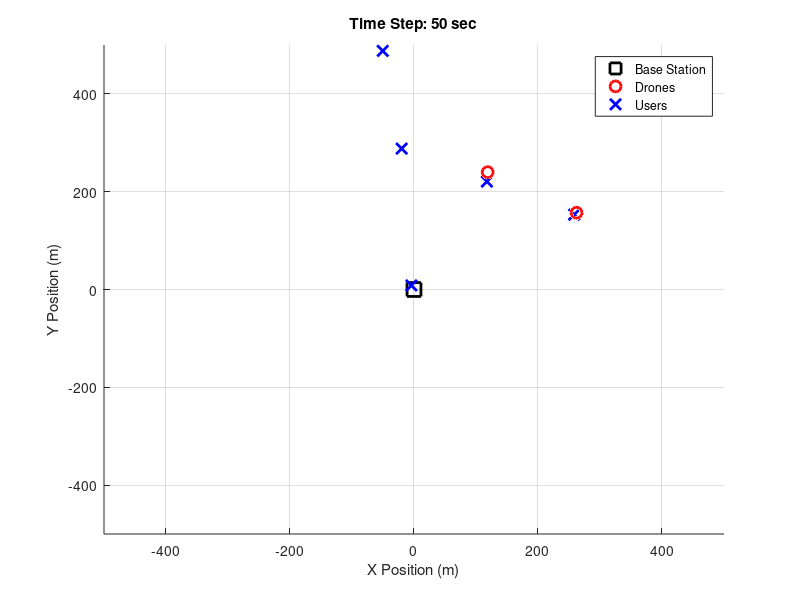

Here is the MATLAB script that generated this plot:
clc; clear; close all;

% Simulation Parameters
numDrones = 2;        % Number of UAVs
numUsers = 5;         % Number of ground users
baseStation = [0, 0, 0]; % Base Station (x, y, z)
areaSize = 1000;      % Simulation area (meters)
maxTime = 50;         % Simulation time (seconds)
timeStep = 1;         % Time step (seconds)
droneSpeed = 20;      % UAV speed (m/s)
droneAltitudes = [100, 200]; % UAV altitudes in meters

% Communication Parameters
transmitPower = 10;   % Transmit power (dBm)
pathLossExponent = 2.5; % Path loss exponent (adjusted for altitude)
noisePower = -90;     % Noise power (dBm)
bandwidth = 1e6;      % Bandwidth in Hz

% Initialize UAV and User Positions (3D)
drones = [areaSize * (rand(numDrones, 2) - 0.5), droneAltitudes']; % Drone positions in 3D
users = [areaSize * (rand(numUsers, 2) - 0.5), zeros(numUsers, 1)]; % Users at ground level

% Plot Initial Network Setup
figure; hold on; grid on;
plot3(baseStation(1), baseStation(2), baseStation(3), 'ks', 'MarkerSize', 10, 'LineWidth', 2); % Base Station
dronePlots = plot3(drones(:,1), drones(:,2), drones(:,3), 'ro', 'MarkerSize', 8, 'LineWidth', 2); % Drones
userPlots = plot3(users(:,1), users(:,2), users(:,3), 'bx', 'MarkerSize', 8, 'LineWidth', 2); % Users
legend('Base Station', 'Drones', 'Users');
xlabel('X Position (m)'); ylabel('Y Position (m)'); zlabel('Altitude (m)');
title('UAV Network Simulation with Altitude-Based QoS');
xlim([-areaSize/2, areaSize/2]); ylim([-areaSize/2, areaSize/2]); zlim([0, 500]);

% Simulation Loop
for t = 1:timeStep:maxTime
    % Update drone positions (move towards users)
    for d = 1:numDrones
        targetUser = users(mod(d-1, numUsers) + 1, :); % Assign each drone to a user
        direction = (targetUser(1:2) - drones(d, 1:2)) / norm(targetUser(1:2) - drones(d, 1:2) + 1e-6); % 2D direction
        drones(d, 1:2) = drones(d, 1:2) + droneSpeed * direction * timeStep; % Move in x-y plane
    end
    
    % Compute QoS Metrics (SNR & Data Rate) considering altitude
    for u = 1:numUsers
        for d = 1:numDrones
            dist = norm(users(u, :) - drones(d, :)); % 3D Distance from user to drone
            pathLoss = 10 * pathLossExponent * log10(dist + 1);
            receivedPower = transmitPower - pathLoss; % Received power (dBm)
            SNR = receivedPower - noisePower; % Signal-to-Noise Ratio
            dataRate = bandwidth * log2(1 + 10^(SNR/10)); % Shannon Capacity
            
            % Display QoS metrics
            fprintf('User %d -> Drone %d (Altitude: %.0f m): Distance=%.2f m, SNR=%.2f dB, Data Rate=%.2f Mbps\n', ...
                u, d, drones(d, 3), dist, SNR, dataRate / 1e6);
        end
    end
    
    % Compute Drone-to-Base-Station QoS
    for d = 1:numDrones
        distBS = norm(drones(d, :) - baseStation);
        pathLossBS = 10 * pathLossExponent * log10(distBS + 1);
        receivedPowerBS = transmitPower - pathLossBS;
        SNR_BS = receivedPowerBS - noisePower;
        dataRateBS = bandwidth * log2(1 + 10^(SNR_BS/10));
        
        fprintf('Drone %d (Altitude: %.0f m) -> Base Station: Distance=%.2f m, SNR=%.2f dB, Data Rate=%.2f Mbps\n', ...
            d, drones(d, 3), distBS, SNR_BS, dataRateBS / 1e6);
    end
    
    % Update visualization
    set(dronePlots, 'XData', drones(:,1), 'YData', drones(:,2), 'ZData', drones(:,3));
    title(['Time Step: ', num2str(t), ' sec']);
    pause(0.2); % Pause for visualization
end

disp('Simulation complete.');
